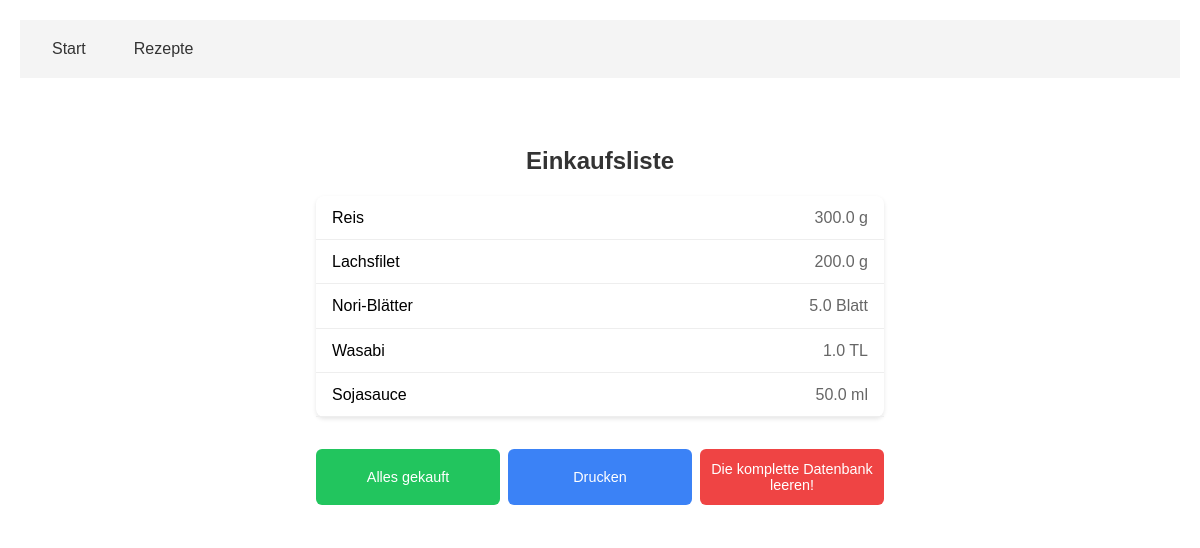
The app's page /shopping-list/ with its own data.
### app/models/recipe.py (models this page shows, shortened)
class Ingredient(db.Model):
    __tablename__ = 'ingredients'
    id = db.Column(db.Integer, primary_key=True, autoincrement=True)
    name = db.Column(db.String, nullable=False, unique=True)

class RecipeIngredient(db.Model):
    __tablename__ = 'recipe_ingredients'
    recipe_id = db.Column(db.Integer, db.ForeignKey('recipes.id', ondelete="CASCADE"), primary_key=True)
    ingredient_id = db.Column(db.Integer, db.ForeignKey('ingredients.id', ondelete="CASCADE"), primary_key=True)
    amount = db.Column(db.Float, nullable=False)
    unit = db.Column(db.String, nullable=False)
    recipe = db.relationship('Recipe', backref=db.backref('recipe_ingredients', cascade='all, delete-orphan'))
    ingredient = db.relationship('Ingredient', backref=db.backref('recipe_ingredients', cascade='all, delete-orphan'))

### app/routes/shopping_routes.py (the view)
@bp.route('/', methods=['GET'])
def view_shopping_list():
    response = get_shopping_list()
    data = response.get_json()
    if data.get('success'):
        return render_template('shopping_list.html', ingredients=data.get('ingredients', []))
    else:
        return render_template('shopping_list.html', error=data.get('error', 'Unknown error'))

### app/templates/shopping_list.html (shortened to what this page needs)
{% extends "base.html" %}
{% block content %}
<div class="shopping-list-container">
    <h1 class="shopping-list-header">Einkaufsliste</h1>
    <div class="main-content">
        {% if error %}
            <div class="error-message">{{ error }}</div>
        {% else %}
            <div class="shopping-list-items">
                {% if ingredients %}
                    {% for ingredient in ingredients %}
                        <div class="shopping-list-item">
                            <span class="item-name">{{ ingredient.name }}</span>
                            <span class="item-amount">{{ "%.1f"|format(ingredient.amount) }} {{ ingredient.unit }}</span>
                        </div>
                    {% endfor %}
                {% else %}
                    <div class="shopping-list-item">
                        <p>Keine aktiven Zutaten in der Einkaufsliste.</p>
                    </div>
                {% endif %}
            </div>
        {% endif %}
    </div>
    <div class="button-container">
        <button onclick="markAllAsBought()" class="action-button button-buy">
            Alles gekauft
        </button>
        <button onclick="window.print()" class="action-button button-print">
            Drucken
        </button>
        <button onclick="clearShoppingList()" class="action-button button-clear">
            Die komplette Datenbank leeren!
        </button>
    </div>
</div>
{% endblock %}

### app/static/css/main.css (style rules this page uses)
* { margin: 0; padding: 0; box-sizing: border-box; }
body { font-family: Arial, sans-serif; line-height: 1.6; padding: 20px; max-width: 1200px; margin: 0 auto; }
h1 { margin-bottom: 2rem; color: #333; }
.shopping-list-container { max-width: 100%; padding: 0.5rem; margin: 0 auto; font-size: 16px; }
.shopping-list-header { font-size: 1.5rem; font-weight: bold; margin: 0.5rem 0; padding: 0.5rem; text-align: center; }
.shopping-list-items { background: white; border-radius: 8px; box-shadow: 0 2px 4px rgba(0,0,0,0.1); margin-bottom: 1rem; }
.shopping-list-item { display: flex; justify-content: space-between; align-items: center; padding: 0.75rem 1rem; border-bottom: 1px solid #eee; line-height: 1.2; }
.item-name { font-weight: 500; margin-right: 0.5rem; }
.item-amount { color: #666; white-space: nowrap; }
.button-container { position: fixed; bottom: 0; left: 0; right: 0; padding: 0.75rem; background: white; box-shadow: 0 -2px 10px rgba(0,0,0,0.1); display: flex; justify-content: space-around; gap: 0.5rem; }
.action-button { flex: 1; padding: 0.75rem 0; border: none; border-radius: 6px; font-weight: 500; font-size: 0.9rem; color: white; cursor: pointer; text-align: center; }
.button-buy { background-color: #22c55e; }
.button-clear { background-color: #ef4444; }
.button-print { background-color: #3b82f6; }
.main-content { padding-bottom: 4rem; }
@media (min-width: 640px) { .shopping-list-container { max-width: 600px; padding: 1rem; } }
@media (min-width: 640px) { .button-container { position: static; box-shadow: none; padding: 1rem 0; } }
@media (min-width: 640px) { .main-content { padding-bottom: 0; } }

### records on screen
Ingredient: name "Reis", amount "300.0", unit "g"
Ingredient: name "Lachsfilet", amount "200.0", unit "g"
RecipeIngredient: name "Nori-Blätter", amount "5.0", unit "Blatt"
Ingredient: name "Wasabi", amount "1.0", unit "TL"
Ingredient: name "Sojasauce", amount "50.0", unit "ml"
